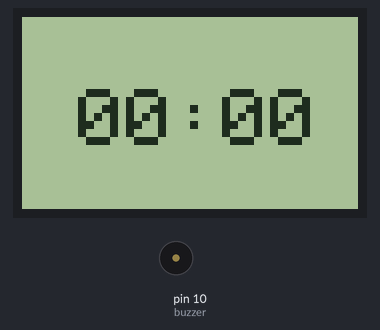
A sketch run on a simulated Arduino Uno, built with avr-gcc and run on an emulated ATmega328P. Shown: 84×48 one-colour display, buzzer (waves = sounding, pin HIGH).

Above: at 0.1 s.
At 4.1 s:
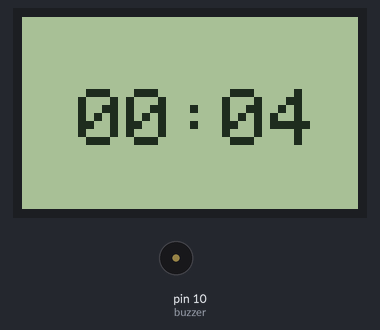
At 9.2 s:
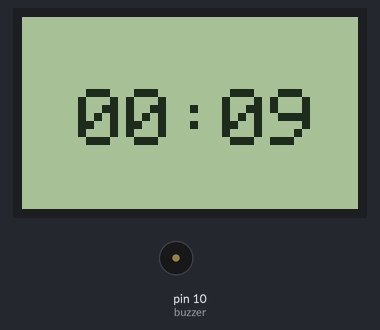
At 19.4 s:
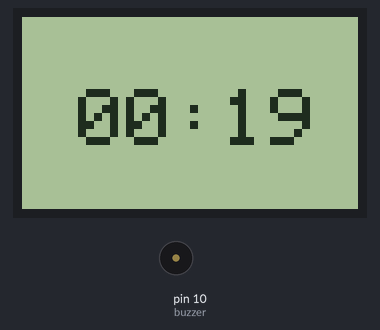
At 28.5 s:
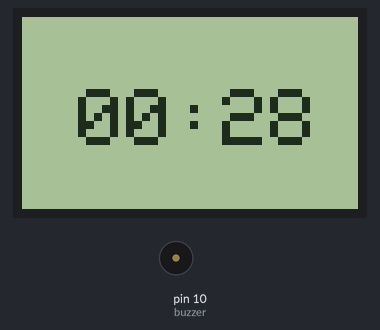
At 38.6 s:
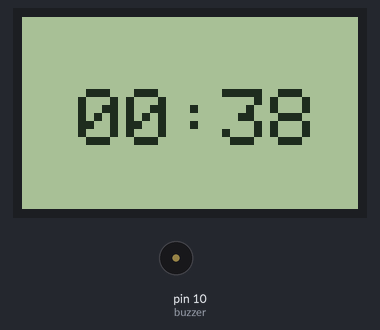

The sketch:

5110-buzzer-saat.ino
```cpp
#include <SPI.h>
#include <Adafruit_GFX.h>
#include <Adafruit_PCD8544.h>
//gerekli kutuphaneler

int buzzer=10;

Adafruit_PCD8544 display = Adafruit_PCD8544(7, 6, 5, 4, 3);   //pcd8544 uretici

void setup() {
  //Initialize Display
  pinMode(buzzer,OUTPUT);
  display.begin();
  display.clearDisplay();   //bu yapılmazsa basta cikan yildiz surekli cikar
  // you can change the contrast around to adapt the display for the best viewing!
  display.setContrast(100);
}
int k=0;
void loop() {
  // Display Text
  display.setTextSize(2);
  display.setTextColor(BLACK);
  display.setCursor(14,18);
  if(k<59){   //bu sorgu sart
    display.print("00:00");
    display.display();
    delay(1000);
    display.clearDisplay();
  }
  if(k<59){
    for(int i=0;i<60;i++){
        k=i;
        for(int k=0;k<60;k++){
          display.setCursor(14,18);
          if(i<=8) display.print("0");    //8 olmazsa i+1 sorun yapar
          display.print(i);
          display.print(":");
          if(k<=8) display.print("0");   //fonk calissa bile alt satira tasacagindan 9
          display.print(k+1);
          display.display();
          delay(1000);    //60'e kadar sayar ve artar 60 sn sayacak
          display.clearDisplay();
        }
      }
  }else{
    display.setTextSize(1);
    display.setCursor(14,18);
    tone(buzzer,240);
    display.println("Sure bitti");
    display.display();
    delay(500);
    noTone(buzzer);
    delay(1000);
    display.clearDisplay();
  }

}
```

Measured:
- what the display in image 1 shows lasts 1.0 s, from 4.1 s to 5.1 s
